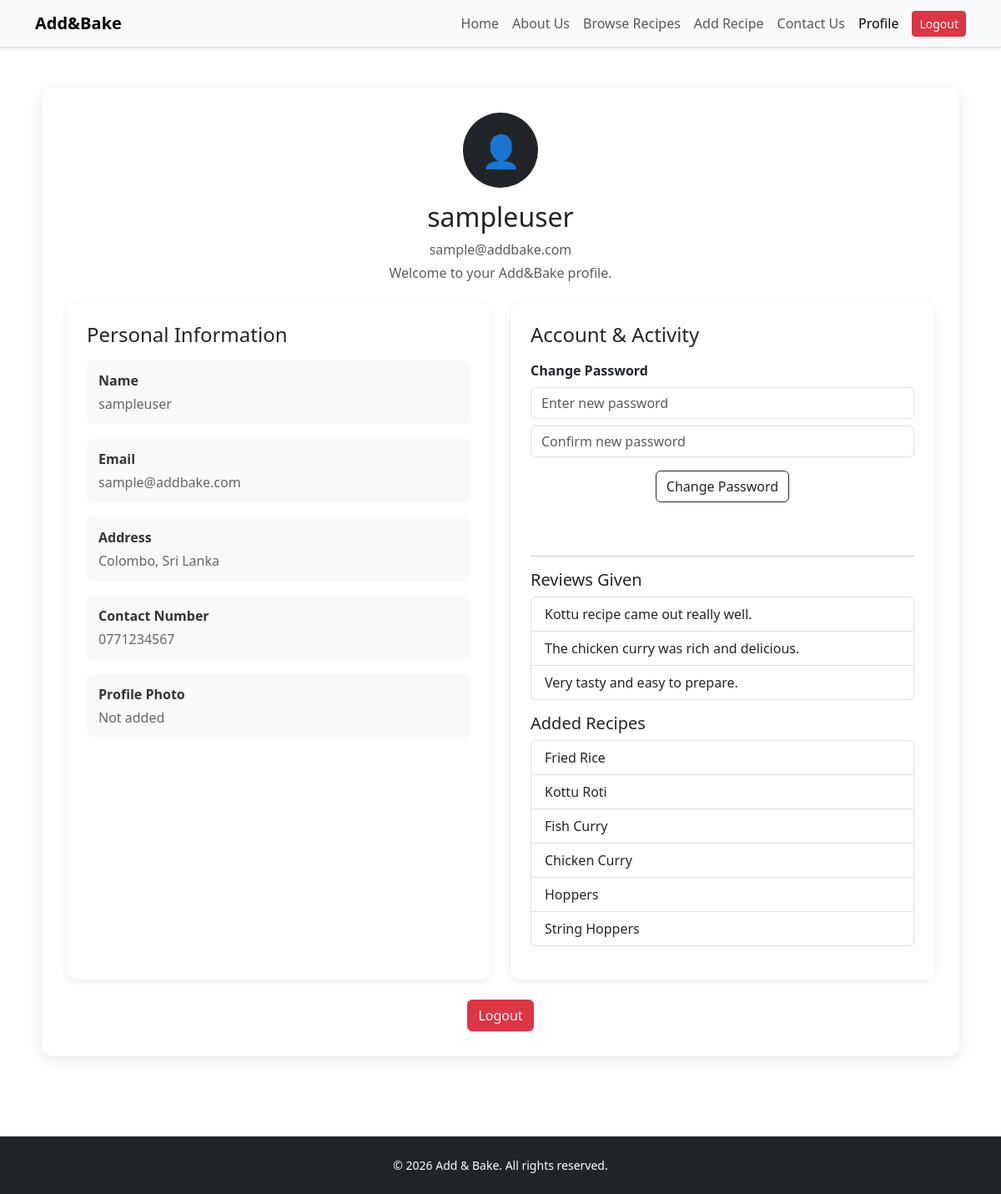
The app's page /profile.php (signed in) with its own data.
### tables this page shows
CREATE TABLE users (
    id INT AUTO_INCREMENT PRIMARY KEY,
    username VARCHAR(100) NOT NULL,
    email VARCHAR(100) NOT NULL UNIQUE,
    password VARCHAR(255) NOT NULL,
    address VARCHAR(255) DEFAULT NULL,
    phone VARCHAR(50) DEFAULT NULL,
    photo VARCHAR(255) DEFAULT NULL,
    created_at TIMESTAMP DEFAULT CURRENT_TIMESTAMP
);

### profile.php (the view, shortened to what this page needs)
<?php
include("includes/db.php");
$user_id = $_SESSION['user_id'];
$message = "";
$message_type = "";
$user_sql = "SELECT id, username, email, address, phone, photo FROM users WHERE id = ?";
$user_stmt = $conn->prepare($user_sql);
$user_stmt->bind_param("i", $user_id);
$user_stmt->execute();
$user_result = $user_stmt->get_result();
$user = $user_result->fetch_assoc();
$recipes = [];
$recipe_sql = "SELECT title FROM recipes WHERE user_id = ? ORDER BY id DESC";
$recipe_stmt = $conn->prepare($recipe_sql);
$recipe_stmt->bind_param("i", $user_id);
$recipe_stmt->execute();
$recipe_result = $recipe_stmt->get_result();
while ($row = $recipe_result->fetch_assoc()) {
    $recipes[] = $row['title'];
}
$reviews = [];
$reviews_table_exists = false;
$table_check = $conn->query("SHOW TABLES LIKE 'reviews'");
if ($table_check && $table_check->num_rows > 0) {
    $reviews_table_exists = true;
    $review_sql = "SELECT review_text FROM reviews WHERE user_id = ? ORDER BY id DESC";
    $review_stmt = $conn->prepare($review_sql);
    $review_stmt->bind_param("i", $user_id);
    $review_stmt->execute();
    $review_result = $review_stmt->get_result();
    while ($row = $review_result->fetch_assoc()) {
        $reviews[] = $row['review_text'];
    }
}
?>
<!DOCTYPE html>
<html lang="en">
<head>
  <link rel="stylesheet" href="css/styles.css" />
  <link rel="stylesheet" href="css/profile.css" />
  <link href="https://cdn.jsdelivr.net/npm/bootstrap@5.3.2/dist/css/bootstrap.min.css" rel="stylesheet" />
</head>
<body>
<nav class="navbar navbar-expand-lg navbar-light bg-light shadow-sm">
  <div class="container">
    <a class="navbar-brand fw-bold" href="index.php">Add&Bake</a>
    <div class="collapse navbar-collapse" id="navbarNav">
      <ul class="navbar-nav ms-auto align-items-center">
        <li class="nav-item"><a class="nav-link" href="index.php">Home</a></li>
        <li class="nav-item"><a class="nav-link" href="about.php">About Us</a></li>
        <li class="nav-item"><a class="nav-link" href="recipes.php">Browse Recipes</a></li>
        <li class="nav-item"><a class="nav-link" href="add_recipe.php">Add Recipe</a></li>
        <li class="nav-item"><a class="nav-link" href="contact.php">Contact Us</a></li>
        <li class="nav-item"><a class="nav-link active" href="profile.php">Profile</a></li>
        <li class="nav-item ms-2"><a class="btn btn-danger btn-sm" href="auth/logout.php">Logout</a></li>
      </ul>
    </div>
  </div>
</nav>
<section class="container py-5">
  <div class="profile-page-card mx-auto">
    <div class="text-center mb-4">
      <?php if (!empty($user['photo'])): ?>
        <img src="<?php echo htmlspecialchars($user['photo']); ?>" class="profile-photo-preview" alt="Profile Photo" />
      <?php else: ?>
        <div class="profile-avatar-large mb-3">👤</div>
      <?php endif; ?>
      <h2><?php echo htmlspecialchars($user['username']); ?></h2>
      <p class="text-muted mb-1"><?php echo htmlspecialchars($user['email']); ?></p>
      <p class="text-muted">Welcome to your Add&Bake profile.</p>
    </div>
    <div class="row g-4">
      <div class="col-md-6">
        <div class="profile-box h-100">
          <h4 class="mb-3">Personal Information</h4>
          <div class="profile-read-item">
            <span class="profile-label">Name</span>
            <span class="profile-value"><?php echo !empty($user['username']) ? htmlspecialchars($user['username']) : "-"; ?></span>
          </div>
          <div class="profile-read-item">
            <span class="profile-label">Email</span>
            <span class="profile-value"><?php echo !empty($user['email']) ? htmlspecialchars($user['email']) : "-"; ?></span>
          </div>
          <div class="profile-read-item">
            <span class="profile-label">Address</span>
            <span class="profile-value"><?php echo !empty($user['address']) ? htmlspecialchars($user['address']) : "-"; ?></span>
          </div>
          <div class="profile-read-item">
            <span class="profile-label">Contact Number</span>
            <span class="profile-value"><?php echo !empty($user['phone']) ? htmlspecialchars($user['phone']) : "-"; ?></span>
          </div>
          <div class="profile-read-item">
            <span class="profile-label">Profile Photo</span>
            <span class="profile-value"><?php echo !empty($user['photo']) ? "Added" : "Not added"; ?></span>
          </div>
        </div>
      </div>
      <div class="col-md-6">
        <div class="profile-box h-100">
          <h4 class="mb-3">Account & Activity</h4>
          <form method="POST" action="">
            <div class="mb-3">
              <label class="form-label fw-bold">Change Password</label>
              <input type="password" name="newPassword" class="form-control mb-2" placeholder="Enter new password" />
              <input type="password" name="confirmPassword" class="form-control" placeholder="Confirm new password" />
            </div>
            <div class="text-center mb-3">
              <button type="submit" name="change_password" class="btn btn-outline-dark">Change Password</button>
            </div>
          </form>
          <?php if (!empty($message)): ?>
            <div class="form-message mb-4 <?php echo $message_type === 'success' ? 'success-text' : 'error-text'; ?>">
              <?php echo htmlspecialchars($message); ?>
            </div>
          <?php else: ?>
            <div class="form-message mb-4"></div>
          <?php endif; ?>
          <hr>
          <div class="mb-3">
            <h5>Reviews Given</h5>
            <ul class="list-group">
              <?php if ($reviews_table_exists && count($reviews) > 0): ?>
                <?php foreach ($reviews as $review): ?>
                  <li class="list-group-item"><?php echo htmlspecialchars($review); ?></li>
                <?php endforeach; ?>
              <?php elseif ($reviews_table_exists): ?>
                <li class="list-group-item">No reviews added yet.</li>
              <?php else: ?>
                <li class="list-group-item">Reviews table not created yet.</li>
              <?php endif; ?>
            </ul>
          </div>
          <div class="mb-3">
            <h5>Added Recipes</h5>
            <ul class="list-group">
              <?php if (count($recipes) > 0): ?>
                <?php foreach ($recipes as $recipe): ?>
                  <li class="list-group-item"><?php echo htmlspecialchars($recipe); ?></li>
                <?php endforeach; ?>
              <?php else: ?>
                <li class="list-group-item">No recipes added yet.</li>
              <?php endif; ?>
            </ul>
          </div>
        </div>
      </div>
    </div>
    <div class="d-flex justify-content-center mt-4">
      <a href="auth/logout.php" class="btn btn-danger">Logout</a>
    </div>
  </div>
</section>
<footer class="bg-dark text-white text-center mt-5 p-4">
  <p>© 2026 Add & Bake. All rights reserved.</p>
</footer>
</body>
</html>

### css/styles.css (style rules this page uses)
body { font-family: Arial, sans-serif; background:#f5f5f5; margin:0; padding:0; }
.navbar { border-bottom:1px solid #ddd; }
.navbar-brand { font-weight:bold; font-size:20px; }
.profile-avatar-large { display:flex; align-items:center; justify-content:center; width:90px; height:90px; margin:0 auto; border-radius:50%; background:#212529; color:#fff; font-size:38px; }
.form-message { font-weight:600; min-height:24px; }
footer { background:#222; color:white; text-align:center; padding:20px; margin-top:40px; }
footer p { margin:0; font-size:14px; }
.btn-outline-dark, .btn-primary, .btn-dark, .btn-danger { border-radius:25px; }

### css/profile.css (style rules this page uses)
.profile-page-card { max-width: 1100px; background: white; padding: 30px; border-radius: 14px; box-shadow: 0 4px 18px rgba(0,0,0,0.1); }
.profile-box { background: #ffffff; padding: 24px; border-radius: 12px; box-shadow: 0 2px 10px rgba(0,0,0,0.08); }
.profile-read-item { display: flex; flex-direction: column; margin-bottom: 18px; padding: 12px 14px; background: #f8f9fa; border-radius: 8px; }
.profile-label { font-weight: 700; color: #333; margin-bottom: 4px; }
.profile-value { color: #666; word-break: break-word; }

### records on screen
users: username "sampleuser", email "sample@addbake.com", address "Colombo, Sri Lanka", phone "0771234567"

### other values on screen
$review "Kottu recipe came out really well."
$review "The chicken curry was rich and delicious."
$review "Very tasty and easy to prepare."
$recipe "Fried Rice"
$recipe "Kottu Roti"
$recipe "Fish Curry"
$recipe "Chicken Curry"
$recipe "Hoppers"
$recipe "String Hoppers"
